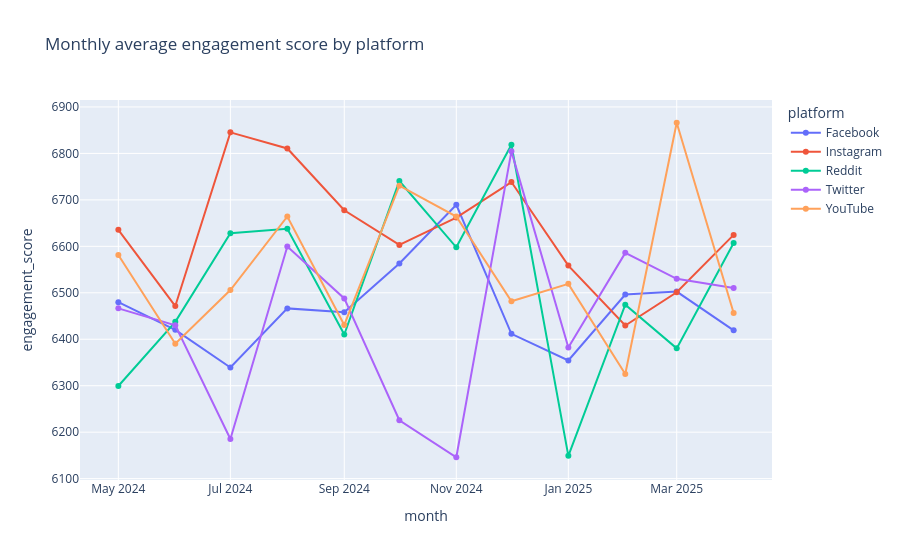

Notebook source saved alongside this figure:
### Code cell
# Interactive line: monthly average engagement score per platform
monthly = df.groupby(["month", "platform"], as_index=False)["engagement_score"].mean()
fig = px.line(monthly, x="month", y="engagement_score", color="platform", markers=True,
              title="Monthly average engagement score by platform")
fig.show()

### Figure 1 — Plotly figure (JSON) as saved in the notebook; plotly's stock layout.template omitted (floating-point values rounded to 4 significant figures)
{"data": [{"hovertemplate": "platform=Facebook<br>month=%{x}<br>engagement_score=%{y}<extra></extra>", "legendgroup": "Facebook", "line": {"color": "#636efa", "dash": "solid"}, "marker": {"symbol": "circle"}, "mode": "lines+markers", "name": "Facebook", "orientation": "v", "showlegend": true, "type": "scatter", "x": ["2024-05", "2024-06", "2024-07", "2024-08", "2024-09", "2024-10", "2024-11", "2024-12", "2025-01", "2025-02", "2025-03", "2025-04"], "xaxis": "x", "y": [6480.0, 6420.0, 6339.0, 6466.0, 6458.0, 6563.0, 6689.0, 6412.0, 6354.0, 6496.0, 6503.0, 6419.0], "yaxis": "y"}, {"hovertemplate": "platform=Instagram<br>month=%{x}<br>engagement_score=%{y}<extra></extra>", "legendgroup": "Instagram", "line": {"color": "#EF553B", "dash": "solid"}, "marker": {"symbol": "circle"}, "mode": "lines+markers", "name": "Instagram", "orientation": "v", "showlegend": true, "type": "scatter", "x": ["2024-05", "2024-06", "2024-07", "2024-08", "2024-09", "2024-10", "2024-11", "2024-12", "2025-01", "2025-02", "2025-03", "2025-04"], "xaxis": "x", "y": [6635.0, 6472.0, 6845.0, 6811.0, 6678.0, 6603.0, 6662.0, 6738.0, 6559.0, 6430.0, 6501.0, 6625.0], "yaxis": "y"}, {"hovertemplate": "platform=Reddit<br>month=%{x}<br>engagement_score=%{y}<extra></extra>", "legendgroup": "Reddit", "line": {"color": "#00cc96", "dash": "solid"}, "marker": {"symbol": "circle"}, "mode": "lines+markers", "name": "Reddit", "orientation": "v", "showlegend": true, "type": "scatter", "x": ["2024-05", "2024-06", "2024-07", "2024-08", "2024-09", "2024-10", "2024-11", "2024-12", "2025-01", "2025-02", "2025-03", "2025-04"], "xaxis": "x", "y": [6299.0, 6438.0, 6628.0, 6638.0, 6410.0, 6741.0, 6598.0, 6819.0, 6149.0, 6474.0, 6380.0, 6607.0], "yaxis": "y"}, {"hovertemplate": "platform=Twitter<br>month=%{x}<br>engagement_score=%{y}<extra></extra>", "legendgroup": "Twitter", "line": {"color": "#ab63fa", "dash": "solid"}, "marker": {"symbol": "circle"}, "mode": "lines+markers", "name": "Twitter", "orientation": "v", "showlegend": true, "type": "scatter", "x": ["2024-05", "2024-06", "2024-07", "2024-08", "2024-09", "2024-10", "2024-11", "2024-12", "2025-01", "2025-02", "2025-03", "2025-04"], "xaxis": "x", "y": [6467.0, 6430.0, 6185.0, 6600.0, 6488.0, 6226.0, 6146.0, 6804.0, 6382.0, 6586.0, 6530.0, 6510.0], "yaxis": "y"}, {"hovertemplate": "platform=YouTube<br>month=%{x}<br>engagement_score=%{y}<extra></extra>", "legendgroup": "YouTube", "line": {"color": "#FFA15A", "dash": "solid"}, "marker": {"symbol": "circle"}, "mode": "lines+markers", "name": "YouTube", "orientation": "v", "showlegend": true, "type": "scatter", "x": ["2024-05", "2024-06", "2024-07", "2024-08", "2024-09", "2024-10", "2024-11", "2024-12", "2025-01", "2025-02", "2025-03", "2025-04"], "xaxis": "x", "y": [6581.0, 6390.0, 6506.0, 6664.0, 6431.0, 6730.0, 6664.0, 6482.0, 6519.0, 6325.0, 6866.0, 6457.0], "yaxis": "y"}], "layout": {"legend": {"title": {"text": "platform"}, "tracegroupgap": 0}, "title": {"text": "Monthly average engagement score by platform"}, "xaxis": {"anchor": "y", "domain": [0, 1], "title": {"text": "month"}}, "yaxis": {"anchor": "x", "domain": [0, 1], "title": {"text": "engagement_score"}}}}
